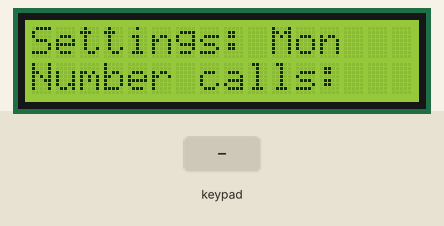
Recording of a sketch running on a simulated Arduino Uno, built with avr-gcc and run on an emulated ATmega328P. On the bench: 16×2 character LCD. The test bench sets the inputs (shaded band). The local clock reads 2024-03-15 10:24:30 at power-on unless the sketch sets it; EEPROM starts erased; the audio player accepts every command and is not drawn.

Above: at 1.2 s.
1.3 s: key 'C' pressed
At 1.9 s:
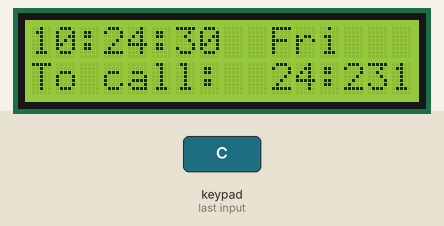
4.3 s: key '*' pressed
At 7.1 s:
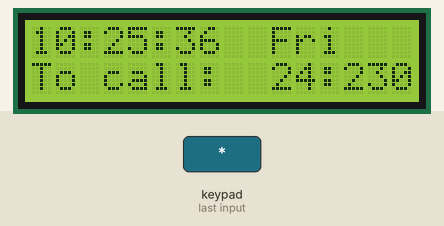
7.3 s: key 'D' pressed
10.3 s: keypad keys 1 3 1 2 1 1 1 0 A pressed 0.4 s apart
At 14.0 s:
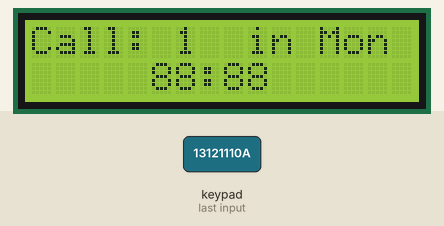
15.4 s: keypad keys 1 3 1 2 1 1 1 0 pressed 0.4 s apart
At 17.0 s:
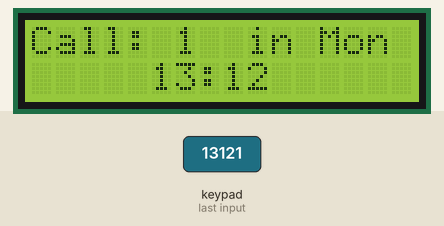
Timing chart, 0 to 18.5 s (numbered marks = the images above; inputs shaded):
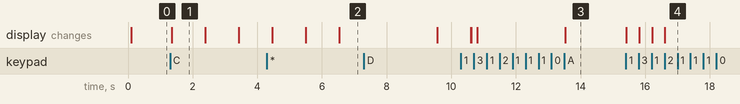

Measured:
- after the input at 1.3 s, the display: changes after 0.05 s (image 1)
- after the input at 10.3 s, the display: first differs from a run without the input after 0.32 s (image 3 shows a later state)
- after the input at 15.4 s, the display: first changes at once (image 4 shows a later state)
- what the display in image 1 shows lasts 1.1 s, from 1.3 s to 2.4 s

The sketch:

Buzzer.ino
```cpp
#include <DFPlayer_Mini_Mp3.h>        //   Подключения библиотек.
#include <SoftwareSerial.h>           //   Mp3 модуль.
#include <LiquidCrystal_I2C.h>        //   1602 дисплей.
#include <RTClib.h>                   //   Модуль реального времени.
#include <Keypad.h>                   //   Матричные кнопки.
//#include <Wire.h>
#include <EEPROM.h>                   //   Работа с ПЗУ Arduino.

const byte ROWS = 4;
const byte COLS = 4;
char Keys[ROWS][COLS] = {
  {'1','2','3','A'},
  {'4','5','6','B'},
  {'7','8','9','C'},
  {'*','0','#','D'}
};
byte rowPins[ROWS] = {9, 8, 7, 6};        //  Подключения пинов для строк.
byte colPins[COLS] = {13, 12, 11, 10};    //  Подключения пинов для столбцов.
Keypad keypad = Keypad( makeKeymap(Keys), rowPins, colPins, ROWS, COLS);  // Инициализация клавиш.

byte time_set;
byte count_call = 0;
byte current_call_h = 0;
byte current_call_m = 0;

String today;
boolean endCall = true;
byte numDay;
byte current_call = 0;

RTC_DS1307 rtc;
LiquidCrystal_I2C lcd(0x3F, 16, 2);

void setup (){
  lcd.init();
  lcd.backlight();
  Serial.begin(9600);
  Wire.begin();
  rtc.begin();
  mp3_set_serial (Serial);
  delay(1);
  mp3_set_volume(25);
  time_set = EEPROM.read(0);
  //rtc.adjust(DateTime(__DATE__, __TIME__));
}

String set_dayOfWeek(byte &dayWeek){
  switch (dayWeek) {
    case 1:
      return "Mon";
      break;
    case 2:
      return "Tues";
      break;
    case 3:
      return "Wed";
      break;
    case 4:
      return "Thurs";
      break;
    case 5:
      return "Fri";
      break;
    case 6:
      return "Sat";
      break;
    case 7:
      return "Воскресенье";
      break;
    default:
      return "Ошибка";
  }
}

byte set_SettingsCall(){
  for (byte d = 1; d < 7; d++){ // Цикл кол-во дней в недели.
    char key = NO_KEY;
    boolean copy = false;
    if (d > 1){
      //Копирование настроек с Понедельника
      lcd.clear();
      lcd.print("Set Mon in ");
      lcd.print(set_dayOfWeek(d));
      lcd.setCursor(4 , 1);
      lcd.print("Да/Нет");
      while (key != 'A' || key != 'C'){
      key = keypad.waitForKey();
        if (key == 'A'){
          //Копируем
          EEPROM.write(d, EEPROM.read(1)); // Записываем кол-во звонков.
          for (int x = 0, j = ((d-1) * 96) + 8; x < EEPROM.read(1); x++, j+=2) {
            EEPROM.write(j, EEPROM.read( j - (96 * (d-1)) ) );
            EEPROM.write(j + 1, EEPROM.read( (j - (96 * (d-1))) + 1 ) );
          }

         copy = true;
         break;
        }
        if (key == 'C'){
          copy = false;
          break;
        }
      }
    }
    if (copy){ continue; }
    lcd.clear();
    lcd.print("Settings: ");
    lcd.print(set_dayOfWeek(d));
    lcd.setCursor(0, 1);
    lcd.print("Number calls:");
    lcd.setCursor(14, 1);             //        Копировать число символов отсюда.
    char count_callM[2];
    byte i = 0;
    while (key != 'A') {
      key = keypad.waitForKey();
      if (i == 0 && key == '0') { continue; }
      if (key == 'B' && i > 0) {
          i--;
          count_callM[i] = ' ';
          lcd.setCursor(i + 14, 1);   //        сюда
          lcd.print(" ");
          continue;
      }
      if (i == 1 && String(count_callM[0]).toInt() > 4) { continue; }
      if (key == 'D' || key == '*' || key == '#' || key == 'B'){ continue; }
      if (key == 'A'){
        if(i > 0) {
          break;
        } else {
          key = NO_KEY;
          continue;
        }
      }
      if (key == 'C') { return 1; }
      if (i > 1) { continue; };
      count_callM[i] = key;
      lcd.setCursor(i + 14, 1);
      lcd.print(count_callM[i]);
      i++;
    }

    count_call = (String(count_callM[0]) + String(count_callM[1])).toInt();
    EEPROM.write(d, count_call);

    for (int x = 0, j = ((d-1) * 96) + 8; x < count_call; x++, j+=2) {
      i = 0;
      char timeCall[] = "8888";
      key = NO_KEY;
      byte prevH;
      byte prevM;
      if (x > 0) {
        prevH = EEPROM.read(j-2);
        prevM = EEPROM.read(j-1);
      }
      //Вывод на монитор настроек времени текущего звонка
      lcd.clear();
      lcd.print("Call: " + String(x+1));
      lcd.setCursor(9, 0);
      lcd.print("in ");
      lcd.print(set_dayOfWeek(d));
      //Запрос времени
      while (key != 'A') {
        lcd.setCursor(5, 1);
        lcd.print(timeCall[0]);
        lcd.setCursor(6, 1);
        lcd.print(timeCall[1]);
        lcd.setCursor(7, 1);
        lcd.print(":");
        lcd.setCursor(8, 1);
        lcd.print(timeCall[2]);
        lcd.setCursor(9, 1);
        lcd.print(timeCall[3]);

        key = keypad.waitForKey();

        if (i > 3) { continue; };
        if (key == 'B' && i > 0) {
          i--;
          timeCall[i] = '8';
        }
        if (key == 'D' || key == '*' || key == '#' || key == 'B'){ continue; }
        if (key == 'C'){
          return 0;
          break;
        }
        if (key == 'A'){
          if(i > 3) {
            break;
          } else {
            key = NO_KEY;
            continue;
          }
        }

        //Проверка правильности времени
        if (i == 0 && int(key) > 50) { continue; } // Число 2 равно числу 50 ASCII
        if (i == 1 && timeCall[0] == '2' && int(key) > 51) { continue; }  //С 00:00 ПРИДУМАТЬ
        if (i == 2 && int(key) > 53) { continue; }

        timeCall[i] = key;
        if (x > 0 && i > 0) {
          if ( prevH > (String(timeCall[0]) + String(timeCall[1])).toInt() ){
            i--;
            timeCall[0] = '8';
            timeCall[1] = '8';
            continue;
          } else if ( prevH == (String(timeCall[0]) + String(timeCall[1])).toInt() ) {
            if (i == 2) {
              if ( prevM / 10 > (String(timeCall[2])).toInt() ) {
                timeCall[2] = '8';
                continue;
              }
            }
            if (i > 2){
              if( prevM >= (String(timeCall[2]) + String(timeCall[3])).toInt() ) {
                timeCall[2] = '8';
                timeCall[3] = '8';
                i--;
                continue;
              }
            }
          }
        }
        i++;
      }
      //Сохранение в EEPROM Arduino
      byte tmpH = (String(timeCall[0]) + String(timeCall[1])).toInt();
      byte tmpM = (String(timeCall[2]) + String(timeCall[3])).toInt();
      EEPROM.write(j, tmpH);
      EEPROM.write(j + 1, tmpM);
    }
  }
  return 1;
}

void set_nextCall(byte dayWeek, DateTime now){
  numDay = dayWeek;
  if (dayWeek == 7){
    endCall = true;
    return;
  }
  byte call_count_mem = EEPROM.read(dayWeek);
  byte tmpTimeH;
  byte tmpTimeM;
  current_call_h = 0;
  current_call_m = 0;
  endCall = false;

  for (int i = 0, j = ((dayWeek - 1) * 96) + 8; i != call_count_mem; i++, j+=2) {
     tmpTimeH = EEPROM.read(j);
     tmpTimeM = EEPROM.read(j+1);
     if ( tmpTimeH == now.hour() && tmpTimeM == now.minute()) { continue; }     // 8,00  10,00
     if ( tmpTimeH >= now.hour() ) {
        if (tmpTimeH == now.hour()) {
          if(tmpTimeM > now.minute()) {
            current_call_h = tmpTimeH;
            current_call_m = tmpTimeM;
            current_call = i+1;
            break;
          } else continue;
        }
        if ( tmpTimeM < now.minute() ){
          current_call_h = tmpTimeH - 1;
          current_call_m = tmpTimeM + 60;
        } else {
          current_call_h = tmpTimeH;
          current_call_m = tmpTimeM;
        }
        if (tmpTimeM == 0){
          current_call_m = 60;
        }
        current_call = i+1;
        break;
     }
  }

  if (current_call_h == 0 && current_call_m == 0){
    endCall = true;
  } else {
    if(current_call > (call_count_mem / 2)){     // count = 8
      current_call = current_call - call_count_mem / 2;
    }
  }
  EEPROM.write(1000, current_call);
}

void loop () {

  DateTime now = rtc.now();

  byte cur_dayWeek = now.dayOfTheWeek();
  today = set_dayOfWeek(cur_dayWeek);

  if (time_set == 0 || time_set == 255){
    time_set = set_SettingsCall();
    lcd.clear();
    set_nextCall(cur_dayWeek, now);
  }
  char key = keypad.getKey();
  if (key != NO_KEY){
    if(key == 'D'){
      time_set = 0;
      delay(2000);
    }
    if(key == '*'){
      rtc.adjust(now.unixtime() + 60);
      set_nextCall(cur_dayWeek, now);
    }
    if(key == '#'){
      rtc.adjust(now.unixtime() - 60);
      set_nextCall(cur_dayWeek, now);
    }
    if(key == '0'){
      set_nextCall(cur_dayWeek, now);
    }
  }

  lcd.setCursor(0, 0);
  lcd.print(now.hour()/10);
  lcd.print(now.hour()%10);
  lcd.print(":");
  lcd.setCursor(3, 0);
  lcd.print(now.minute()/10);
  lcd.print(now.minute()%10);
  lcd.print(":");
  lcd.setCursor(6, 0);
  lcd.print(now.second()/10);
  lcd.print(now.second()%10);
  lcd.setCursor(10, 0);
  lcd.print(today);
  lcd.setCursor(0, 1);

  byte timeToCallH = current_call_h - now.hour();
  byte timeToCallM = current_call_m - now.minute();

  if (endCall){
    if (cur_dayWeek - numDay != 0){
      set_nextCall(cur_dayWeek, now);
    }
    lcd.print("Today lesson end");
    lcd.print("      ");
  } else {
    if (timeToCallH > 25 || timeToCallM > 60) { set_nextCall(cur_dayWeek, now); }
    if(timeToCallH == 0 && timeToCallM == 0){
      current_call = EEPROM.read(1000);
      mp3_play (current_call);
      if ( cur_dayWeek == 1 && current_call == 1 ){
        delay (30000);
        mp3_play(90);
      }
      delay(10);
      set_nextCall(cur_dayWeek, now);
    }
    lcd.setCursor(0, 1);
    lcd.print("To call:  ");
    lcd.setCursor(10, 1);
    lcd.print(timeToCallH/10);
    lcd.print(timeToCallH%10);
    lcd.setCursor(12, 1);
    lcd.print(":");
    lcd.print(timeToCallM/10);
    lcd.print(timeToCallM%10);
    lcd.print(" ");
  }
  delay(1000);
}
```
